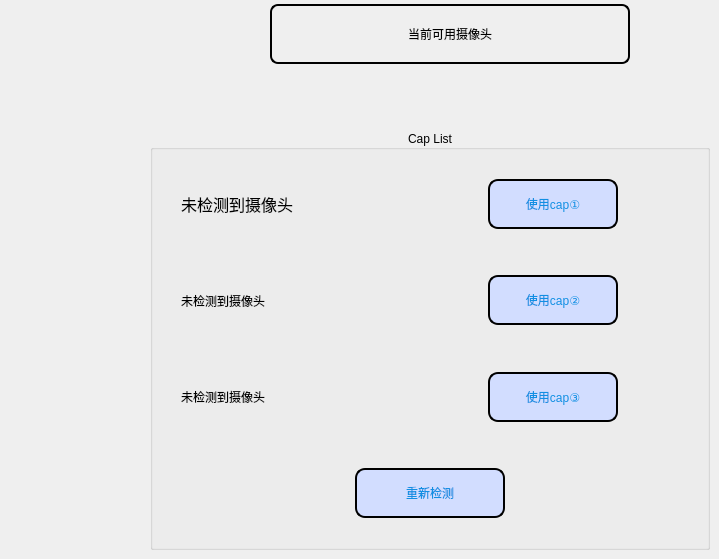
           <widget class="QWidget" name="Check_video_page">
            <widget class="QLabel" name="Check_video_lbl">
             <property name="geometry">
              <rect>
               <x>270</x>
               <y>4</y>
               <width>360</width>
               <height>60</height>
              </rect>
             </property>
             <property name="styleSheet">
              <string notr="true">#Check_video_lbl
{
font: 18pt &quot;楷体&quot;;
border:2px solid ;
border-radius:8px;
}</string>
             </property>
             <property name="text">
              <string>当前可用摄像头</string>
             </property>
             <property name="alignment">
              <set>Qt::AlignCenter</set>
             </property>
            </widget>
            <widget class="QGroupBox" name="Cap_List">
             <property name="geometry">
              <rect>
               <x>150</x>
               <y>130</y>
               <width>560</width>
               <height>420</height>
              </rect>
             </property>
             <property name="styleSheet">
              <string notr="true">#Cap_List
{
font: 12pt &quot;楷体&quot;;
}

QPushButton
{
font: 12pt &quot;楷体&quot;;

border:2px solid black;
border-radius:10px;
background-color: rgb(210, 221, 255);
color: rgb(17,143,227);
}
QPushButton:hover
{
font: 12pt &quot;楷体&quot;;
color:rgb(93,77,142);
border:3px solid #ff7c7e;
border-radius:10px;
background-color: rgb(210, 221, 255);
}</string>
             </property>
             <property name="title">
              <string>Cap List</string>
             </property>
             <property name="alignment">
              <set>Qt::AlignCenter</set>
             </property>
             <layout class="QVBoxLayout" name="verticalLayout_4">
              <item>
               <widget class="QWidget" name="widget_3" native="true">
                <layout class="QHBoxLayout" name="horizontalLayout_6">
                 <item>
                  <widget class="QLabel" name="Check_video_cap_lbl">
                   <property name="minimumSize">
                    <size>
                     <width>240</width>
                     <height>50</height>
                    </size>
                   </property>
                   <property name="styleSheet">
                    <string notr="true">#Check_video_cap_lbl
{
font: 12pt;
}</string>
                   </property>
                   <property name="lineWidth">
                    <number>1</number>
                   </property>
                   <property name="text">
                    <string>未检测到摄像头</string>
                   </property>
                   <property name="textFormat">
                    <enum>Qt::AutoText</enum>
                   </property>
                   <property name="scaledContents">
                    <bool>false</bool>
                   </property>
                   <property name="alignment">
                    <set>Qt::AlignLeading|Qt::AlignLeft|Qt::AlignVCenter</set>
                   </property>
                   <property name="margin">
                    <number>5</number>
                   </property>
                   <property name="indent">
                    <number>10</number>
                   </property>
                   <property name="openExternalLinks">
                    <bool>false</bool>
                   </property>
                   <property name="buddy">
                    <cstring>测试</cstring>
                   </property>
                  </widget>
                 </item>
                 <item>
                  <spacer name="horizontalSpacer_3">
                   <property name="orientation">
                    <enum>Qt::Horizontal</enum>
                   </property>
                   <property name="sizeHint" stdset="0">
                    <size>
                     <width>5</width>
                     <height>20</height>
                    </size>
                   </property>
                  </spacer>
                 </item>
                 <item>
                  <widget class="QPushButton" name="btn_cap1_open">
                   <property name="minimumSize">
                    <size>
                     <width>130</width>
                     <height>50</height>
                    </size>
                   </property>
                   <property name="text">
                    <string>使用cap①</string>
                   </property>
                  </widget>
                 </item>
                 <item>
                  <spacer name="horizontalSpacer_4">
                   <property name="orientation">
                    <enum>Qt::Horizontal</enum>
                   </property>
                   <property name="sizeHint" stdset="0">
                    <size>
                     <width>5</width>
                     <height>20</height>
                    </size>
                   </property>
                  </spacer>
                 </item>
                </layout>
               </widget>
              </item>
              <item>
               <widget class="QWidget" name="widget_4" native="true">
                <layout class="QHBoxLayout" name="horizontalLayout_7">
                 <item>
                  <widget class="QLabel" name="Check_video_cap_lbl_2">
                   <property name="minimumSize">
                    <size>
                     <width>240</width>
                     <height>50</height>
                    </size>
                   </property>
                   <property name="styleSheet">
                    <string notr="true"/>
                   </property>
                   <property name="lineWidth">
                    <number>1</number>
                   </property>
                   <property name="text">
                    <string>未检测到摄像头</string>
                   </property>
                   <property name="textFormat">
                    <enum>Qt::AutoText</enum>
                   </property>
                   <property name="scaledContents">
                    <bool>false</bool>
                   </property>
                   <property name="alignment">
                    <set>Qt::AlignLeading|Qt::AlignLeft|Qt::AlignVCenter</set>
                   </property>
                   <property name="margin">
                    <number>5</number>
                   </property>
                   <property name="indent">
                    <number>10</number>
                   </property>
                   <property name="openExternalLinks">
                    <bool>false</bool>
                   </property>
                   <property name="buddy">
                    <cstring>测试</cstring>
                   </property>
                  </widget>
                 </item>
                 <item>
                  <spacer name="horizontalSpacer_5">
                   <property name="orientation">
                    <enum>Qt::Horizontal</enum>
                   </property>
                   <property name="sizeHint" stdset="0">
                    <size>
                     <width>5</width>
                     <height>20</height>
                    </size>
                   </property>
                  </spacer>
                 </item>
                 <item>
                  <widget class="QPushButton" name="btn_cap2_open">
                   <property name="minimumSize">
                    <size>
                     <width>130</width>
                     <height>50</height>
                    </size>
                   </property>
                   <property name="text">
                    <string>使用cap②</string>
                   </property>
                  </widget>
                 </item>
                 <item>
                  <spacer name="horizontalSpacer_7">
                   <property name="orientation">
                    <enum>Qt::Horizontal</enum>
                   </property>
                   <property name="sizeHint" stdset="0">
                    <size>
                     <width>5</width>
                     <height>20</height>
                    </size>
                   </property>
                  </spacer>
                 </item>
                </layout>
               </widget>
              </item>
              <item>
               <widget class="QWidget" name="widget_5" native="true">
                <layout class="QHBoxLayout" name="horizontalLayout_8">
                 <item>
                  <widget class="QLabel" name="Check_video_cap_lbl_3">
                   <property name="minimumSize">
                    <size>
                     <width>240</width>
                     <height>50</height>
                    </size>
                   </property>
                   <property name="styleSheet">
                    <string notr="true">#Check_video_cap_lbl
{
font: 12pt;
}</string>
                   </property>
                   <property name="lineWidth">
                    <number>1</number>
                   </property>
                   <property name="text">
                    <string>未检测到摄像头</string>
                   </property>
                   <property name="textFormat">
                    <enum>Qt::AutoText</enum>
                   </property>
                   <property name="scaledContents">
                    <bool>false</bool>
                   </property>
                   <property name="alignment">
                    <set>Qt::AlignLeading|Qt::AlignLeft|Qt::AlignVCenter</set>
                   </property>
                   <property name="margin">
                    <number>5</number>
                   </property>
                   <property name="indent">
                    <number>10</number>
                   </property>
                   <property name="openExternalLinks">
                    <bool>false</bool>
                   </property>
                   <property name="buddy">
                    <cstring>测试</cstring>
                   </property>
                  </widget>
                 </item>
                 <item>
                  <spacer name="horizontalSpacer_6">
                   <property name="orientation">
                    <enum>Qt::Horizontal</enum>
                   </property>
                   <property name="sizeHint" stdset="0">
                    <size>
                     <width>5</width>
                     <height>20</height>
                    </size>
                   </property>
                  </spacer>
                 </item>
                 <item>
                  <widget class="QPushButton" name="btn_cap3_open">
                   <property name="minimumSize">
                    <size>
                     <width>130</width>
                     <height>50</height>
                    </size>
                   </property>
                   <property name="text">
                    <string>使用cap③</string>
                   </property>
                  </widget>
                 </item>
                 <item>
                  <spacer name="horizontalSpacer_8">
                   <property name="orientation">
                    <enum>Qt::Horizontal</enum>
                   </property>
                   <property name="sizeHint" stdset="0">
                    <size>
                     <width>5</width>
                     <height>20</height>
                    </size>
                   </property>
                  </spacer>
                 </item>
                </layout>
               </widget>
              </item>
              <item>
               <widget class="QWidget" name="widget_2" native="true">
                <layout class="QHBoxLayout" name="horizontalLayout_9">
                 <item>
                  <spacer name="horizontalSpacer">
                   <property name="orientation">
                    <enum>Qt::Horizontal</enum>
                   </property>
                   <property name="sizeHint" stdset="0">
                    <size>
                     <width>118</width>
                     <height>20</height>
                    </size>
                   </property>
                  </spacer>
                 </item>
                 <item>
                  <widget class="QPushButton" name="btn_Retest">
                   <property name="minimumSize">
                    <size>
                     <width>150</width>
                     <height>50</height>
                    </size>
                   </property>
                   <property name="text">
                    <string>重新检测</string>
                   </property>
                  </widget>
                 </item>
                 <item>
                  <spacer name="horizontalSpacer_2">
                   <property name="orientation">
                    <enum>Qt::Horizontal</enum>
                   </property>
                   <property name="sizeHint" stdset="0">
                    <size>
                     <width>117</width>
                     <height>20</height>
                    </size>
                   </property>
                  </spacer>
                 </item>
                </layout>
               </widget>
              </item>
             </layout>
            </widget>
           </widget>
